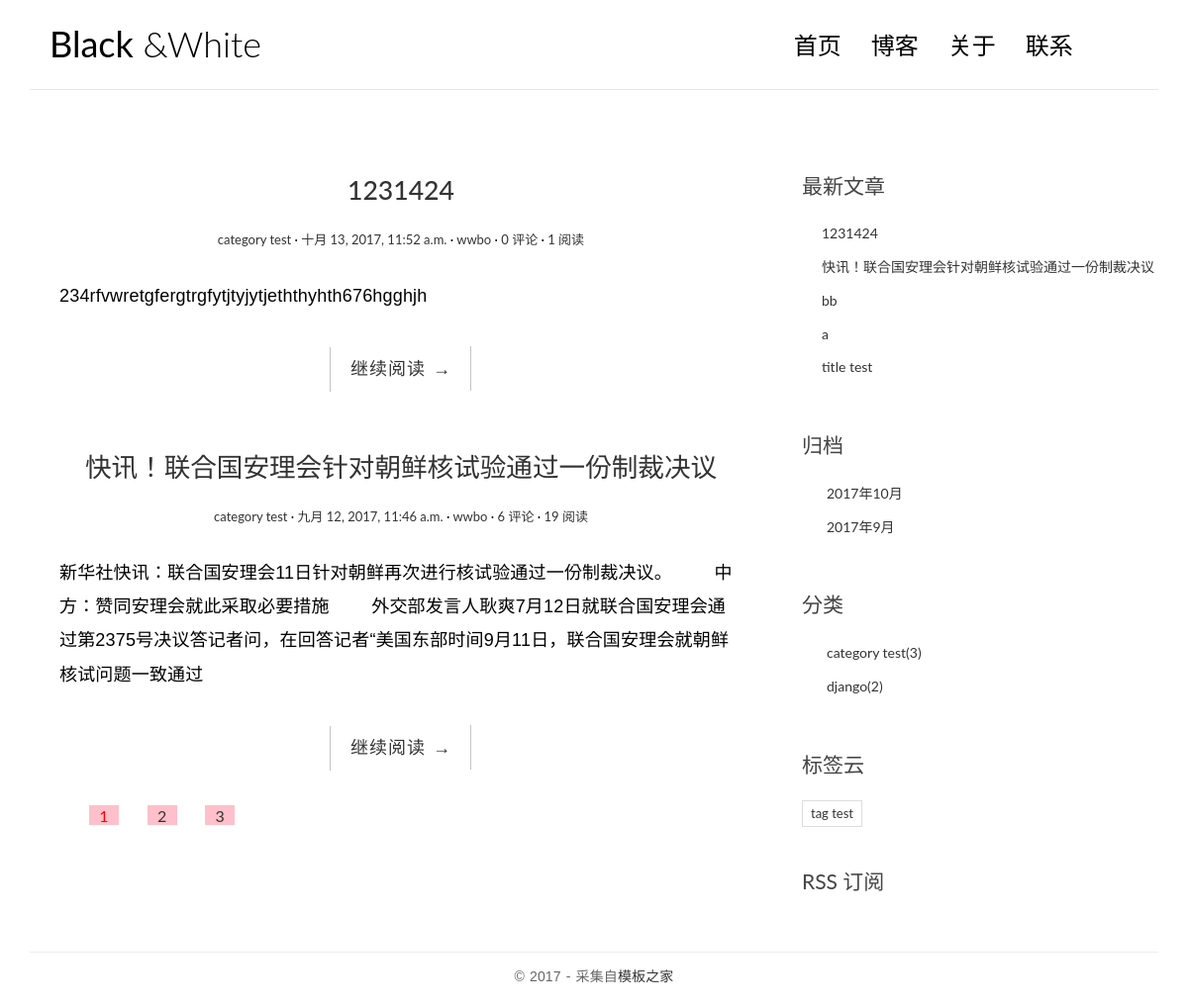
Before: / with the older database file.
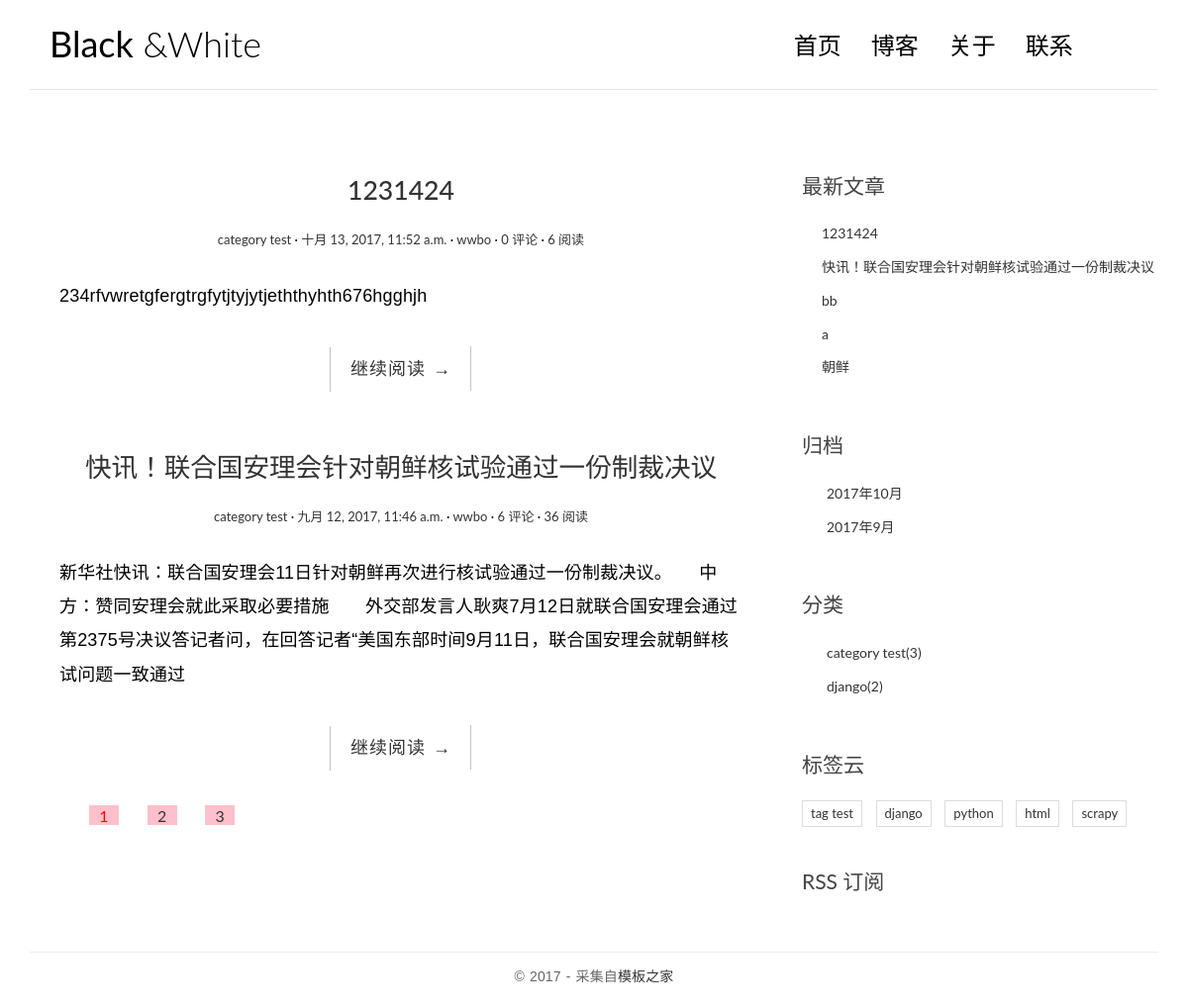
After: the same page with the newer database file.
### blog/models.py (models this page shows, shortened)
class Post(models.Model):
    title = models.CharField(max_length=70)
    body = models.TextField()
    created_time = models.DateTimeField()
    modified_time = models.DateTimeField()
    excerpt = models.CharField(max_length=200, blank=True)
    category = models.ForeignKey(Category)
    tags = models.ManyToManyField(Tag, blank=True)
    author = models.ForeignKey(User)
    views=models.PositiveIntegerField(default=0)
    def get_absolute_url(self):
        return reverse('blog:detail',kwargs={'pk':self.pk})
    class Meta:
        ordering=['-created_time','-modified_time']

class Category(models.Model):
    name = models.CharField(max_length=100)

class Tag(models.Model):
    name = models.CharField(max_length=100)

### blog/views.py (the view, shortened to what this page needs)
# urls.py: url(r'^$', views.IndexView.as_view(), name='index'),
class IndexView(ListView):
    model = Post
    template_name = 'blog/index.html'
    context_object_name = 'post_list'
    paginate_by = 2
    def pagination_data(self,paginator,page,is_paginated):
        if not is_paginated:
            return {}
        left=[]
        right=[]
        left_has_more=False
        right_has_more=False
        first=False
        last=False
        page_number=page.number
        total_pages=paginator.num_pages
        page_range=paginator.page_range
        if page_number ==1:
            right=page_range[page_number:page_number+2]
            if right[-1] < total_pages -1:
                right_has_more=True
            if right[-1]<total_pages:
                last=True
        elif page_number ==total_pages:
            left=page_range[(page_number - 3) if (page_number - 3)>0 else 0:page_number -1]
            if left[0]>2:
                left_has_more=True
            if left[0]>1:
                first=True
        data={
            'left':left,
            'right':right,
            'left_has_more':left_has_more,
            'right_has_more':right_has_more,
            'first':first,
            'last':last,
        }
        return data
    def get_context_data(self, **kwargs):
        context = super().get_context_data(**kwargs)
        paginator = context.get('paginator')
        page = context.get('page_obj')
        is_paginated = context.get('is_paginated')
        pagination_data = self.pagination_data(paginator, page, is_paginated)
        context.update(pagination_data)
        return context

### blog/templatetags/blog_tags.py (called while the page is built)
@register.simple_tag
def get_recent_posts(num=5):
    return Post.objects.all().order_by('-created_time')[:num]

@register.simple_tag
def archives():
    return Post.objects.dates('created_time','month',order='DESC')

@register.simple_tag
def get_categories():
    return Category.objects.annotate(num_posts=Count('post')).filter(num_posts__gt=0)

@register.simple_tag
def get_tags():
    return Tag.objects.annotate(num_posts=Count('post')).filter(num_posts__gt=0)

### templates/blog/index.html (shortened to what this page needs)
{% extends 'blog/base.html' %}
{% block main %}
{% for post in post_list %}
<article class="post post-{{ post.pk }}">
    <header class="entry-header">
        <h1 class="entry-title">
            <a href="{{ post.get_absolute_url }}">{{ post.title }}</a>
        </h1>
        <div class="entry-meta">
            <span class="post-category"><a href="#">{{ post.category.name }}</a></span>
            <span class="post-date"><a href="#"><time class="entry-date" datetime="{{ post.created_time }}">{{ post.created_time }}</time></a></span>
            <span class="post-author"><a href="#">{{ post.author }}</a></span>
            <span class="comments-link"><a href="#">{{post.comment_set.count}} 评论</a></span>
            <span class="views-count"><a href="#">{{post.views}} 阅读</a></span>
        </div>
    </header>
    <div class="entry-content clearfix">
        <p>{{ post.excerpt }}</p>
        <div class="read-more cl-effect-14">
            <a href="{{ post.get_absolute_url }}" class="more-link">继续阅读 <span class="meta-nav">→</span></a>
        </div>
    </div>
</article>
{% empty %}
<div class="no-post">暂时还没有发布的文章！</div>
{% endfor %}
{% if is_paginated %}
<div class="pagination">
    <ul>
        <li class="current"><a href="?page={{page_obj.number}}" >{{page_obj.number}}</a></li>
        {% if right %}
            {% for i in right %}
                <li><a href="?page={{i}}" >{{i}}</a></li>
            {% endfor %}
        {% endif %}
    </ul>
</div>
{% endif %}
{% endblock main %}

### templates/blog/base.html (shortened to what the changed rows need)
{% load staticfiles %}
{% load blog_tags %}
<html>
<head>
    <link rel="stylesheet" href="{% static 'blog/css/bootstrap.min.css' %}">
    <link rel="stylesheet" href="{% static 'blog/css/custom.css' %}">
    <link rel="stylesheet" href="{% static 'blog/css/pace.css' %}">
    <link rel="stylesheet" href="http://code.ionicframework.com/ionicons/2.0.1/css/ionicons.min.css">
    <link rel="stylesheet" href="{%static 'blog/css/highlights/github.css'%}">
    <link rel="stylesheet" href="{%static 'blog/css/style.css' %}">
</head>
<body>
<div class="container">
    <header id="site-header">
        <div class="row">
            <div class="col-md-4 col-sm-5 col-xs-8">
                <div class="logo">
                    <h1><a href="{% url 'blog:index' %}"><b>Black</b> &amp;White</a></h1>
                </div>
            </div>
        </div>
    </header>
</div>
<div class="content-body">
    <div class="container">
        <div class="row">
            <main class="col-md-8">
                {% block main %}
                {% endblock %}
            </main>
            <aside class="col-md-4">
                <div class="widget widget-recent-posts">
                    {% get_recent_posts as recent_post_list%}
                    <ul>
                        {% for post in recent_post_list %}
                        <li>
                            <a href="{{post.get_absolute_url}}">{{post.title}}</a>
                        </li>
                        {%empty%}
                        暂无文章
                        {% endfor %}
                    </ul>
                </div>
                <div class="widget widget-archives">
                    {%archives as date_list%}
                    <ul>
                        {% for date in date_list%}
                        <li>
                            <a href="{%url 'blog:archives' date.year date.month%}">{{date.year}}年{{date.month}}月</a>
                        </li>
                        {% empty%}
                        暂无归档
                        {%endfor%}
                    </ul>
                </div>
                <div class="widget widget-category">
                    {%get_categories as category_list%}
                    <ul>
                        {%for category in category_list%}
                        <li>
                            <a href="{%url 'blog:category' category.pk%}">{{category.name}}<span class="post-count">({{category.num_posts}})</span></a>
                        </li>
                        {%empty%}
                        暂无分类
                        {%endfor%}
                    </ul>
                </div>
                <div class="widget widget-tag-cloud">
                    {% get_tags as tag_list %}
                    <ul>
                        {% for tag in tag_list %}
                        <li>
                            <a href="{% url 'blog:tag' tag.pk %}">{{tag.name}}</a>
                        </li>
                        {% empty %}
                        暂无标签
                        {% endfor %}
                    </ul>
                </div>
            </aside>
        </div>
    </div>
</div>
</body>
</html>

Changed rows visible on the page:
changed Post "234rfvwretgfergtrgfytjtyjytjeththyhth676hgghjh": views "1" → "6"
changed Post "快讯！联合国安理会针对朝鲜核试验通过一份制裁决议": views "19" → "36"
changed Post (number 5 of 5 on the later page): title "title test" → "朝鲜"
now on this page (row unchanged): Tag: name "django"
added Tag: name "python"
added Tag: name "html"
added Tag: name "scrapy"
